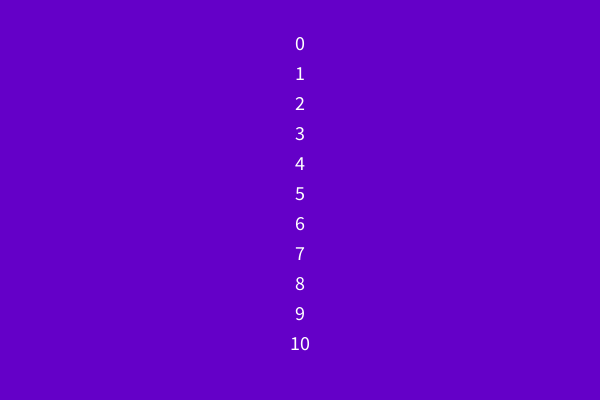
Frame 1 (no input)
Frame 60 (the mouse pressed at the canvas centre just before this capture): identical to frame 1, image omitted
Frame 120 (the mouse held since frame 60 and released just before this capture): identical to frame 1, image omitted

The Processing sketch that drew this single still picture (run headless with seeded random() and noise(); from frame 60 on, the mouse is pressed at the canvas centre):

// Processing sketch: exo_initiation_boucle_for
// ── exo_initiation_boucle_for.pde
void setup() {
  size(600, 400);
}

void draw() {
  background(100, 0, 200);
  for (int i=10; i>=0; i--) {
    int y = abs(i*30)+30;
    y+=20;
    fill(255);
    textSize(20);
    textAlign(CENTER);
    text(i, 300, y);
  }
}
